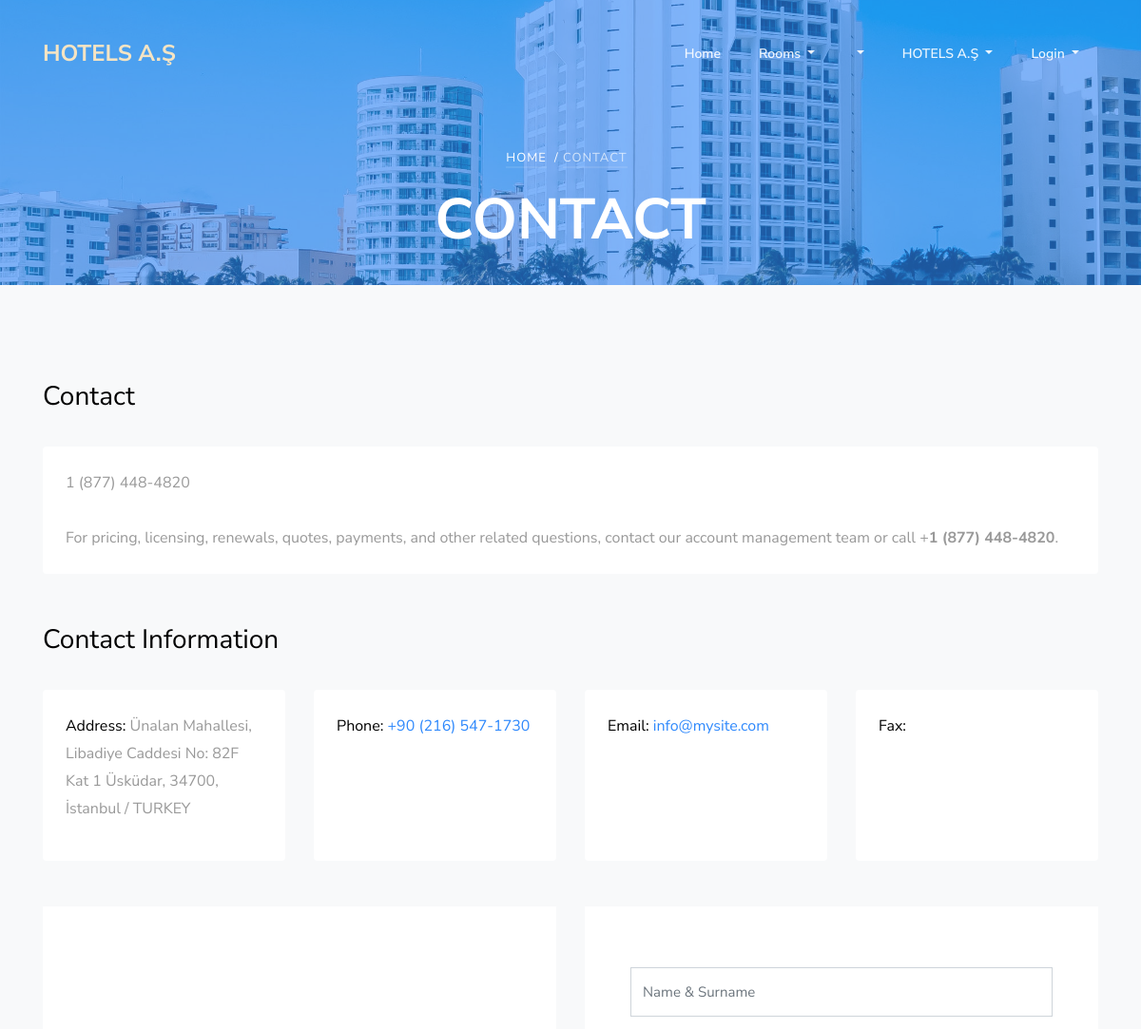
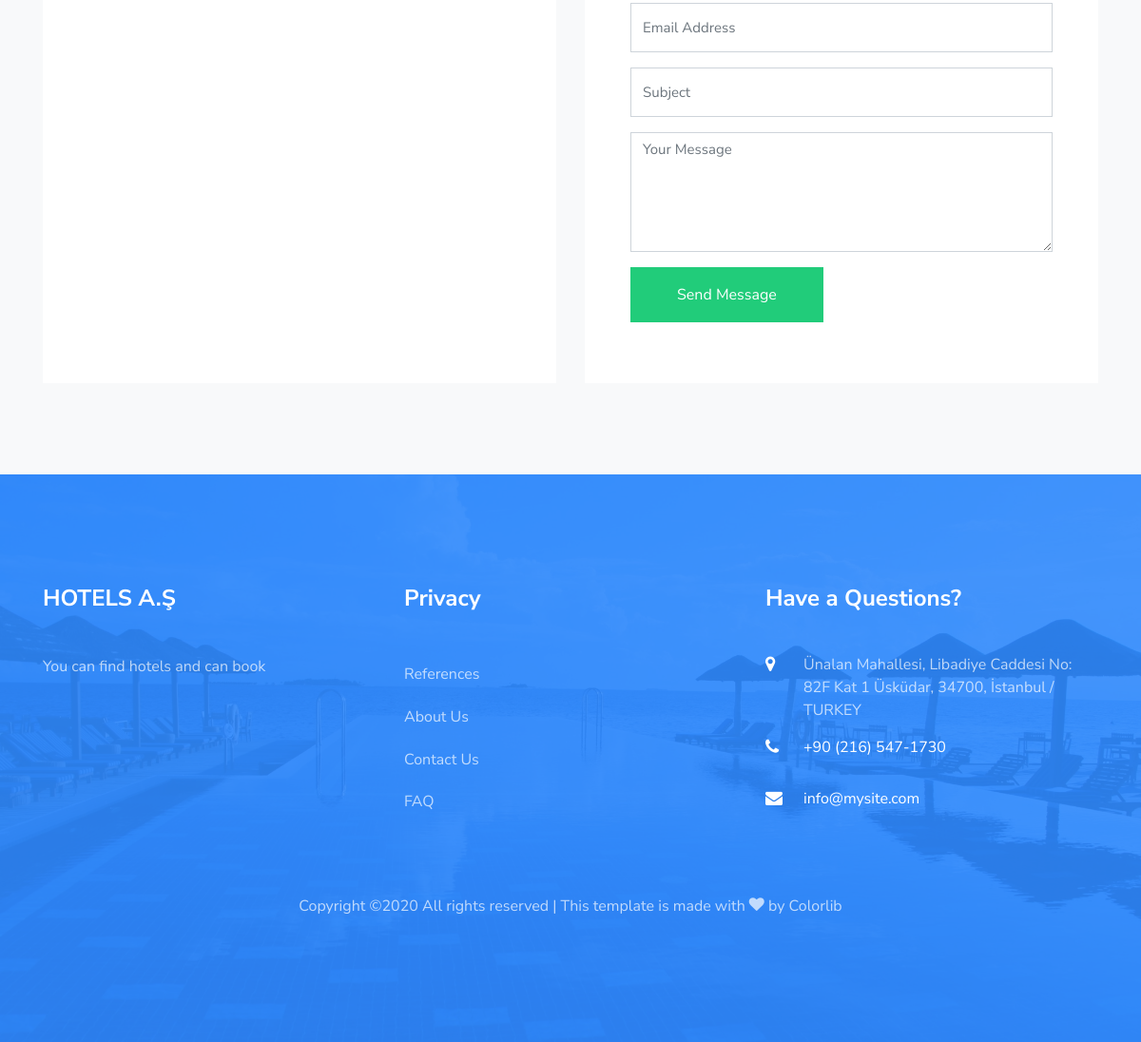
Page /contact/ on the committed database (2 pictures, top to bottom).
### home/models.py (models this page shows, shortened)
class Setting(models.Model):
    title = models.CharField(max_length=200)
    keywords = models.CharField(max_length=255)
    description = models.CharField(max_length=255)
    company = models.CharField(max_length=80)
    address = models.CharField(max_length=255, blank=True)
    phone = models.CharField(max_length=20, blank=True)
    fax = models.CharField(max_length=20, blank=True)
    email = models.EmailField()
    smtpserver = models.CharField(max_length=255, blank=True)
    smtpemail = models.EmailField(blank=True)
    smtppassword = models.CharField(max_length=50, blank=True)
    smtpport = models.IntegerField(blank=True, null=True)
    image = models.ImageField(blank=True, upload_to='images/')
    facebook = models.CharField(max_length=80, blank=True)
    instagram = models.CharField(max_length=80, blank=True)
    twitter = models.CharField(max_length=80, blank=True)
    aboutus = RichTextUploadingField()
    contact = RichTextUploadingField()
    references = RichTextUploadingField()
    status = models.CharField(blank=True, max_length=5, choices=STATUS)
    created_at = models.DateTimeField(auto_now_add=True)
    updated_at = models.DateTimeField(auto_now=True)

### home/views.py (the view, shortened to what this page needs)
# urls.py: path('contact/', views.contact, name="contact"),
def contact(request):
    setting = Setting.objects.first()
    page = 'Contact'
    category = Category.objects.filter(status=True)
    menu = Menu.objects.filter(status=True)
    form = ContactForm()
    context = {
        'setting': setting,
        'form': form,
        'page': page,
        'category': category,
        'menu': menu,
    }
    return render(request, 'contact.html', context)

### home/models.py
class ContactForm(ModelForm):
    class Meta:
        model = ContactFormMessage
        fields = ('name', 'email', 'subject', 'message')
        widgets = {
            'name': TextInput(attrs={'class': 'form-control', 'placeholder': 'Name & Surname'}),
            'subject': TextInput(attrs={'class': 'form-control', 'placeholder': 'Subject'}),
            'email': EmailInput(attrs={'class': 'form-control', 'placeholder': 'Email Address'}),
            'message': Textarea(attrs={'class': 'form-control', 'placeholder': 'Your Message', 'rows': '5'}),
        }

### home/templates/contact.html (shortened to what this page needs)
{% extends 'homebase.html' %}
{% load static %}
{% block content %}
    <section class="ftco-section contact-section bg-light">
      <div class="container">
       <div class="row d-flex mb-5 contact-info">
        <div class="col-md-12 mb-4">
          <h2 class="h3">Contact</h2>
        </div>
          <div class="col-md-12 d-flex">
          	<div class="info rounded bg-white p-4">
              {{setting.contact|safe}}
            </div>
          </div>
        </div>
        <div class="row d-flex mb-5 contact-info">
          <div class="col-md-12 mb-4">
            <h2 class="h3">Contact Information</h2>
          </div>
          <div class="col-md-3 d-flex">
          	<div class="info rounded bg-white p-4">
	            <p><span>Address:</span> {{ setting.address }}</p>
	          </div>
          </div>
          <div class="col-md-3 d-flex">
          	<div class="info rounded bg-white p-4">
	            <p><span>Phone:</span> <a href="tel://{{ setting.phone }}"> {{ setting.phone }}</a></p>
	          </div>
          </div>
          <div class="col-md-3 d-flex">
          	<div class="info rounded bg-white p-4">
	            <p><span>Email:</span> <a href="mailto:{{ setting.email }}">{{ setting.email }}</a></p>
	          </div>
          </div>
          <div class="col-md-3 d-flex">
          	<div class="info rounded bg-white p-4">
	            <p><span>Fax:</span> <a href="fax:{{ setting.fax }}">{{ setting.fax }}</a></p>
	          </div>
          </div>
        </div>
        <div class="row block-9">
          <div class="col-md-6 order-md-last d-flex">
            <form action="" method="post" class="bg-white p-5 contact-form">
              <div class="form-group">
                {{form.name}}
              </div>
              <div class="form-group">
                {{form.email}}
              </div>
              <div class="form-group">
                {{form.subject}}
              </div>
              <div class="form-group">
                {{form.message}}
              </div>
              <div class="form-group">
                <input type="submit" value="Send Message" class="btn btn-primary py-3 px-5">
              </div>
            </form>
          </div>
          <div class="col-md-6 d-flex">
          	<div id="map" class="bg-white"></div>
          </div>
        </div>
      </div>
    </section>
{% endblock  %}

### home/templates/header.html (shortened to what this page needs)
{% load static %}
<nav class="navbar navbar-expand-lg navbar-dark ftco_navbar bg-dark ftco-navbar-light" id="ftco-navbar">
  <div class="container">
    <a class="navbar-brand" href="/"><span>{{ setting.company|linebreaksbr }}</span></a>
    <div class="collapse navbar-collapse" id="ftco-nav">
      <ul class="navbar-nav ml-auto">
        <li class="nav-item"><a href="/" class="nav-link">Home</a></li>
        <li class="nav-item dropdown">
            <a class="dropdown-toggle nav-link" href="{% url 'all-category'%}" id="dropdownMenuLink" aria-haspopup="true" aria-expanded="false">
              Rooms
            </a>
        </li>
        {% if menu %}
        {% load mptt_tags %}
        {% recursetree menu %}
            <li {% if not node.is_leaf_node %} class="nav-item dropdown"{% endif %}>
                <a class="{% if not node.is_leaf_node %}dropdown-toggle nav-link{% else %}dropdown-item{% endif %} " href="{% if node.is_leaf_node %}{% url 'menu' node.id %}{% endif %}" {% if not node.is_leaf_node %} data-toggle="dropdown" {% endif %} id="dropdownMenuLink" aria-haspopup="true" aria-expanded="false">
                </a>
            </li>
        {% endrecursetree %}
        {% endif %}
        <li class="nav-item dropdown">
            <a class="dropdown-toggle nav-link" href="#" id="dropdownMenuLink" aria-haspopup="true" aria-expanded="false">
              {{setting.company}}
            </a>
        </li>
      </ul>
      <ul class="navbar-nav mr-right">
      {% if user.id is None %}
        <li class="nav-item dropdown">
            <a class="nav-link dropdown-toggle" href="" id="navbarDropdownMenuLink" data-toggle="dropdown" aria-haspopup="true" aria-expanded="false">
            Login
            </a>
        </li>
      {% endif %}
      </ul>
    </div>
  </div>
</nav>
{% if page != 'index' %}
<div class="hero-wrap" style="background-image: url({% static 'assets/images/bg_3.jpg' %});">
  <div class="overlay"></div>
  <div class="container">
    <div class="row no-gutters slider-text d-flex align-itemd-center justify-content-center">
      <div class="col-md-9 ftco-animate text-center d-flex align-items-end justify-content-center">
      	<div class="text">
          <p class="breadcrumbs mb-2"><span class="mr-2"><a href="{% url 'index' %}">Home</a></span>/ {% if page.lower == 'room' %}<span class="mr-2"><a href="{% url 'hotel' room.hotel_id.id room.hotel_id.slug %}">{{room.hotel_id}} /</a></span><span class="mr-2">{{room.title}}</span>{% else %}<span class="mr-2">{{page}}</span>{% endif %}</p>
          <h1 class="mb-4 bread">{% if page.lower == 'room' %}{{room}} {% else %} {{page.upper}}{% endif %}</h1>
        </div>
      </div>
    </div>
  </div>
</div>
{% endif %}

### home/templates/footer.html (shortened to what this page needs)
{% load static %}
<footer class="ftco-footer ftco-section img" style="background-image: url({% static 'assets/images/bg_4.jpg)' %};">
	<div class="overlay"></div>
  <div class="container">
    <div class="row mb-5">
      <div class="col-md">
        <div class="ftco-footer-widget mb-4">
          <h2 class="ftco-heading-2">{{setting.company}}</h2>
          <p>{{setting.description}}</p>
          <ul class="ftco-footer-social list-unstyled float-md-left float-lft mt-5">
          </ul>
        </div>
      </div>
      <div class="col-md">
         <div class="ftco-footer-widget mb-4">
          <h2 class="ftco-heading-2">Privacy</h2>
          <ul class="list-unstyled">
            <li><a href="/references" class="py-2 d-block">References</a></li>
            <li><a href="/aboutus" class="py-2 d-block">About Us</a></li>
            <li><a href="/contact" class="py-2 d-block">Contact Us</a></li>
            <li><a href="/faq" class="py-2 d-block">FAQ</a></li>
          </ul>
        </div>
      </div>
      <div class="col-md">
        <div class="ftco-footer-widget mb-4">
        	<h2 class="ftco-heading-2">Have a Questions?</h2>
        	<div class="block-23 mb-3">
              <ul>
                <li><span class="icon icon-map-marker"></span><span class="text">{{setting.address}}</span></li>
                <li><a href="tel://{{setting.phone}}"><span class="icon icon-phone"></span><span class="text">{{setting.phone}}</span></a></li>
                <li><a href="mailto:{{setting.email}}"><span class="icon icon-envelope"></span><span class="text">{{setting.email}}</span></a></li>
              </ul>
            </div>
        </div>
      </div>
    </div>
    <div class="row">
      <div class="col-md-12 text-center">
        <p>
  Copyright &copy;<script>document.write(new Date().getFullYear());</script> All rights reserved | This template is made with <i class="icon-heart color-danger" aria-hidden="true"></i> by <a href="https://colorlib.com" target="_blank">Colorlib</a>
  </p>
      </div>
    </div>
</div>
</footer>

### home/static/assets/css/icomoon.css (style rules this page uses)
[class^="icon-"], [class*=" icon-"] { font-family: 'icomoon' !important; speak: none; font-style: normal; font-weight: normal; font-variant: normal; text-transform: none; line-height: 1; -webkit-font-smoothing: antialiased; -moz-osx-font-smoothing: grayscale; }
.icon-heart:before { content: "\f004"; }
.icon-map-marker:before { content: "\f041"; }
.icon-phone:before { content: "\f095"; }
.icon-envelope:before { content: "\f0e0"; }

### rows in the picture
Setting: company "HOTELS A.Ş", contact "1 (877) 448-4820 For pricing, licensing, renewals, quotes, payments, and other related questions, contact our account management team or call + 1 (877) 448-4820 .", address "Ünalan Mahallesi, Libadiye Caddesi No: 82F Kat 1 Üsküdar, 34700, İstanbul / TURKEY", phone "+90 (216) 547-1730", email "info@mysite.com", description "You can find hotels and can book"

### other values in the picture
{{ page }} "CONTACT"
{{ page.upper }} "CONTACT"
